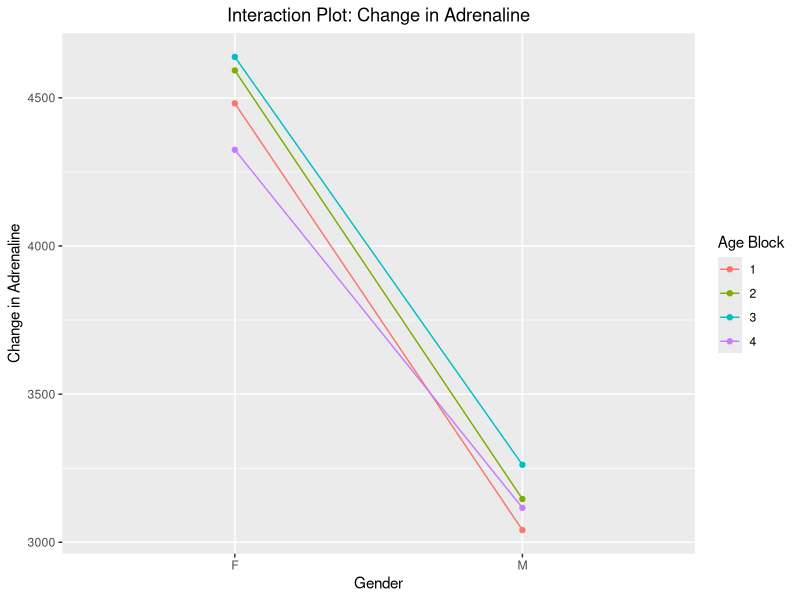
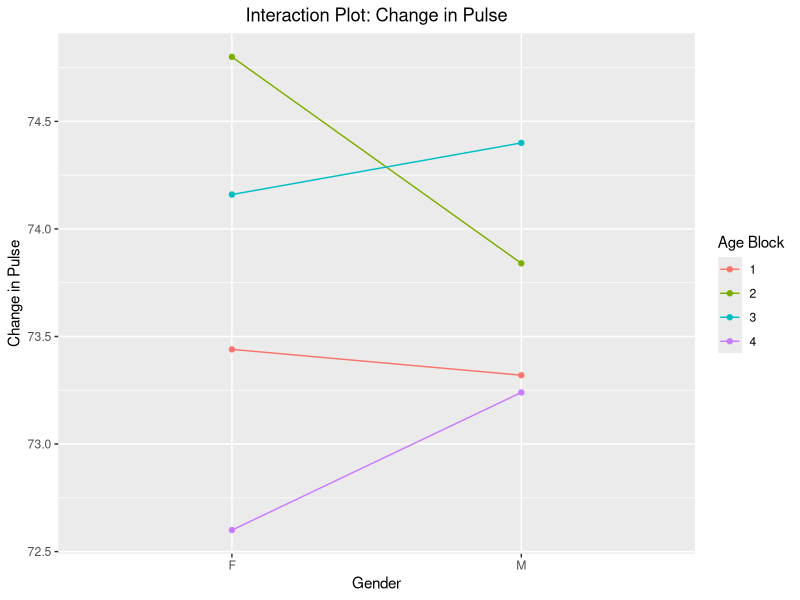
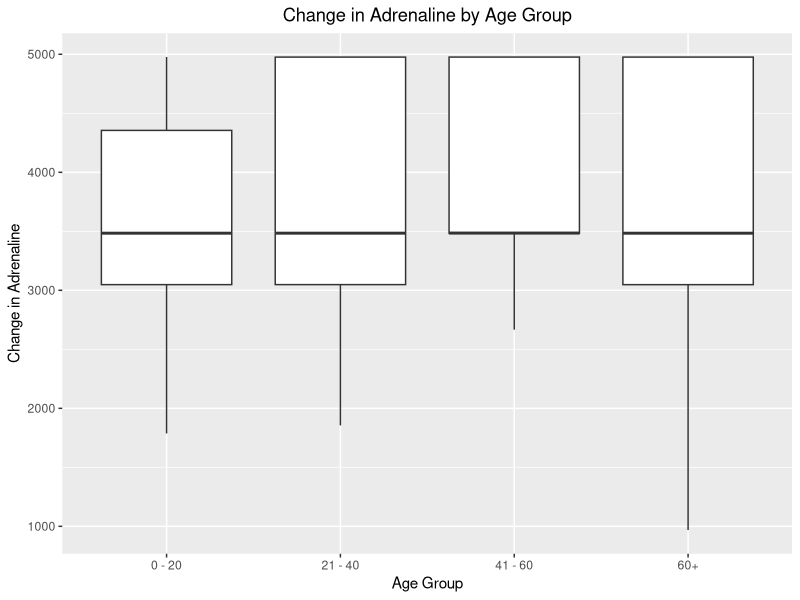
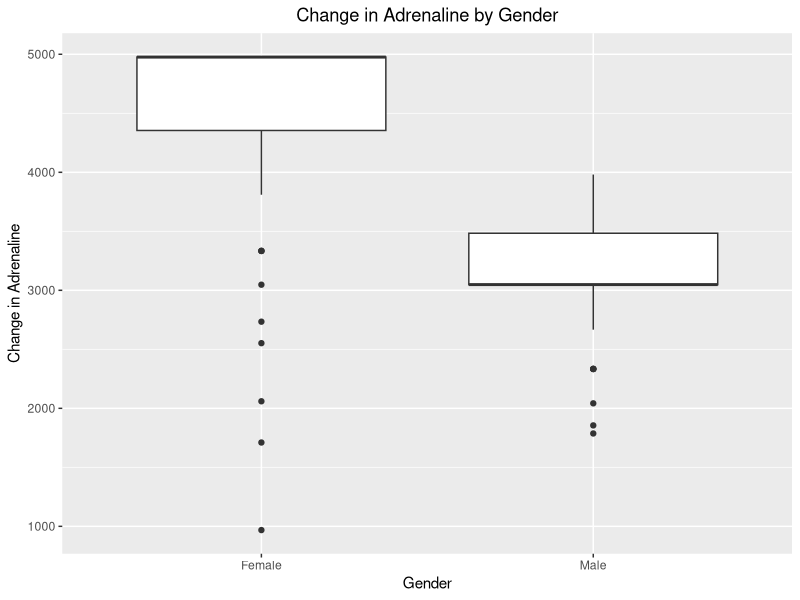
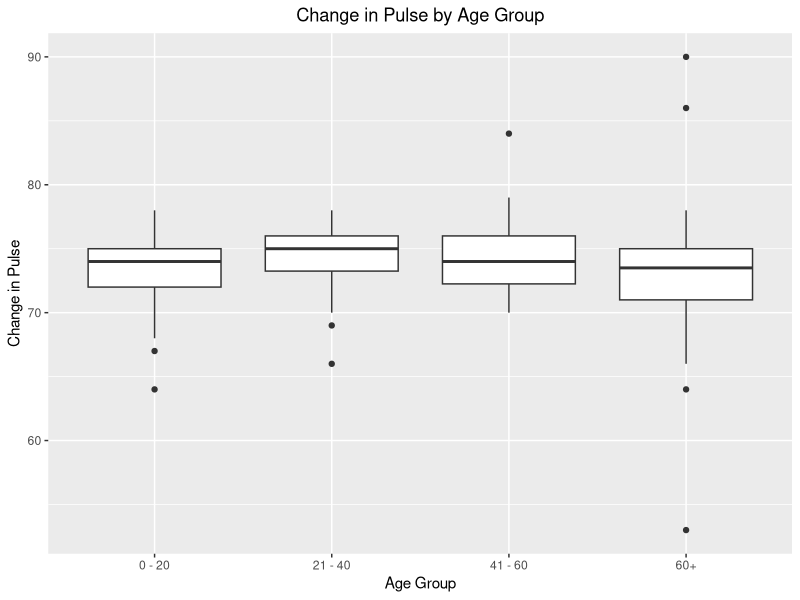
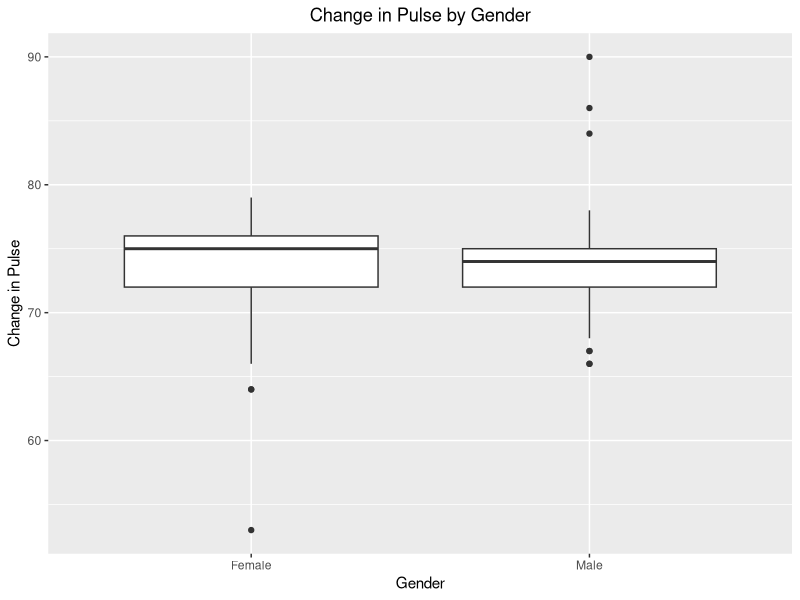
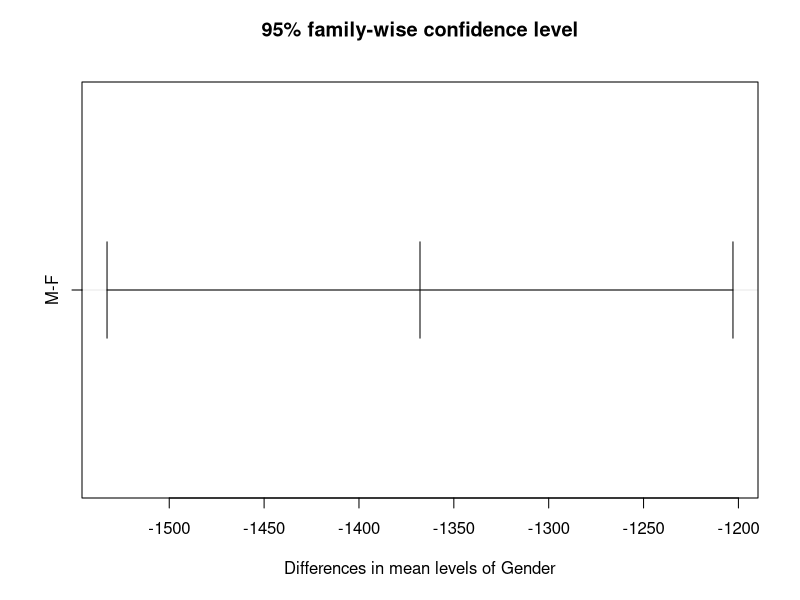
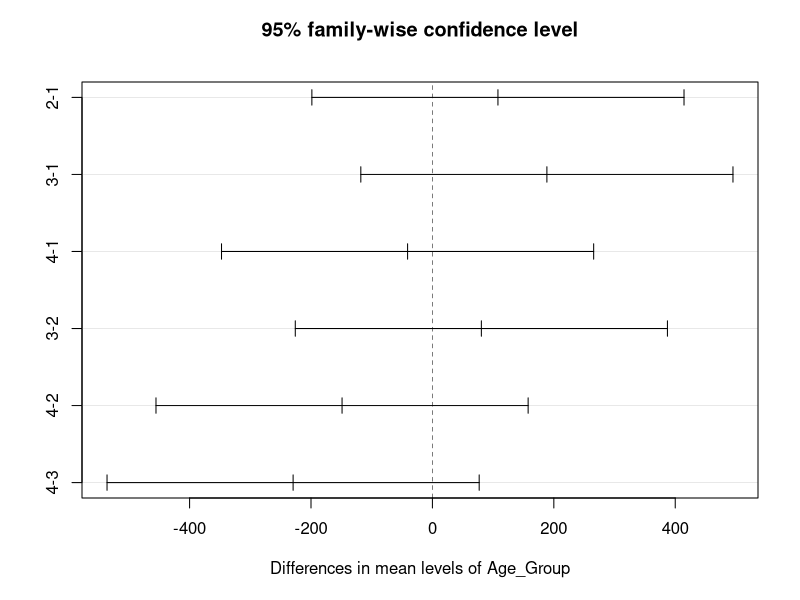

Here is the R script that generated these plots, in order:
## ---- chunk 1
knitr::opts_chunk$set(echo = TRUE)
## ---- chunk 2
library(ggplot2)
exp_data <- read.csv("survey_101b_project - Data.csv")
exp_data$Age_Group <- as.factor(exp_data$Age_Group)
## ---- chunk 3
ggplot(exp_data) + 
    aes(x = Gender, color = Age_Group, group = Age_Group, y = Change_in_Adr) + 
    stat_summary(fun = mean, geom = "point") +
    stat_summary(fun = mean, geom = "line") +
    ggtitle("Interaction Plot: Change in Adrenaline") +
    theme(plot.title = element_text(hjust = 0.5)) +
    labs(color = "Age Block") +
    ylab("Change in Adrenaline")

ggplot(exp_data) + 
    aes(x = Gender, color = Age_Group, group = Age_Group, y = Change_in_P) + 
    stat_summary(fun = mean, geom = "point") +
    stat_summary(fun = mean, geom = "line") +
    ggtitle("Interaction Plot: Change in Pulse") +
    theme(plot.title = element_text(hjust = 0.5)) +
    labs(color = "Age Block") +
    ylab("Change in Pulse")
## ---- chunk 4
ggplot(exp_data, aes(x = Age_Group, y = Change_in_Adr)) + 
  geom_boxplot() +
  ggtitle("Change in Adrenaline by Age Group") +
  theme(plot.title = element_text(hjust = 0.5)) +
  ylab("Change in Adrenaline") +
  xlab("Age Group") +
  scale_x_discrete(labels = c("0 - 20", "21 - 40", "41 - 60", "60+"))

ggplot(exp_data, aes(x = Gender, y = Change_in_Adr)) + 
  geom_boxplot() +
  ggtitle("Change in Adrenaline by Gender") +
  theme(plot.title = element_text(hjust = 0.5)) +
  ylab("Change in Adrenaline") +
  xlab("Gender") +
  scale_x_discrete(labels = c("Female", "Male"))

ggplot(exp_data, aes(x = Age_Group, y = Change_in_P)) + 
  geom_boxplot() +
  ggtitle("Change in Pulse by Age Group") +
  theme(plot.title = element_text(hjust = 0.5)) +
  ylab("Change in Pulse") +
  xlab("Age Group") +
  scale_x_discrete(labels = c("0 - 20", "21 - 40", "41 - 60", "60+"))

ggplot(exp_data, aes(x = Gender, y = Change_in_P)) + 
  geom_boxplot() +
  ggtitle("Change in Pulse by Gender") +
  theme(plot.title = element_text(hjust = 0.5)) +
  ylab("Change in Pulse") +
  xlab("Gender") +
  scale_x_discrete(labels = c("Female", "Male"))
## ---- chunk 5
aov1 <- aov(Change_in_Adr ~ Gender + Age_Group, data = exp_data)
summary(aov1)

aov2 <- aov(Change_in_P ~ Gender + Age_Group, data = exp_data)
summary(aov2)
## ---- chunk 6
TukeyHSD(aov1)
plot(TukeyHSD(aov1))
## ---- chunk 7
TukeyHSD(aov2)
plot(TukeyHSD(aov2))
## ---- chunk 8
library(ggfortify)
## ---- chunk 9
autoplot(aov1)
## ---- chunk 10
autoplot(aov2)
